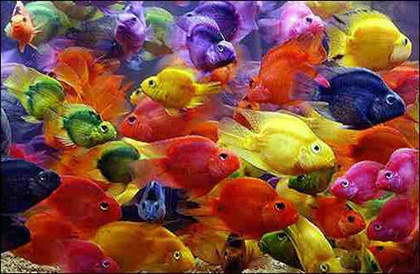
%> input picture Shivang_Soni_PS2/fish.jpg, 420 x 274 px, shrunk from 500 x 326 before the run
$ octave color_quantize_main.m   (GNU Octave 9; MATLAB toolbox functions it lacks are replaced by stand-ins)
%> lines starting %> are read from the running program, lines starting %| are printed output that depends on the picture
%> further down, I is the input picture: size 274x420x3 uint8; mean R, G, B 132.5, 77.6, 60.8
### Shivang_Soni_PS2/quantize_RGB.m
function [outputImg, meanColors] = quantize_RGB(origImg, k)
%> called with k = 25

 A = im2double(origImg);
 %A = double(origImg);

 row = size(A,1);
%> row = 274
 col = size(A,2);
%> col = 420
 color = size(A,3);
%> color = 3

 %Reshape the 3 dim matrix into 2 dim matrix.
 B = reshape(A,row*col,color);
 [index,centers] = kmeans(B,k);
%> centers = 25 rows, first 12: [0.501 0.396 0.673; 0.87 0.754 0.9; 0.364 0.293 0.505; 0.839 0.801 0.247; 0.814 0.43 0.293; 0.462 0.209 0.0473; 0.589 0.309 0.0728; 0.0758 0.0486 0.0778; 0.643 0.125 0.062; 0.239 0.198 0.403; 0.733 0.692 0.514; 0.433 0.424 0.239]

 %reshape the output obtained
 index = reshape(index,row,col);
 outputImg = zeros(row,col,color);
 for i = 1:row
     for j = 1:col
         outputImg(i,j,:) = centers(index(i,j),:);
     end
 end
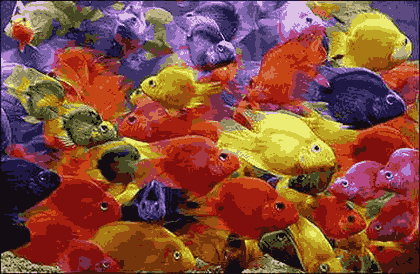
%> outputImg: size 274x420x3 double; mean R, G, B 0.52, 0.304, 0.239; mean of the top-left, top-right, bottom-left and bottom-right quarters 0.403, 0.423, 0.257, 0.333
 meanColors = centers;
%> meanColors has the same summary as centers
end

### Shivang_Soni_PS2/quantize_HSV.m
function [outputImg, meanHues] = quantize_HSV(origImg, k)
 row = size(origImg,1);
 col = size(origImg,2);
 B = double(reshape(origImg(:,:,1),row*col,1));
 [index,meanHues] = kmeans(B,k);
%%Reshape the indices
 index = reshape(index,row,col);
 %Only change the pixel corrosponding to hue.
 outputImg = origImg;
 for i = 1:row
     for j = 1:col
        outputImg(i,j,1) = meanHues(index(i,j));
     end
 end
end

### Shivang_Soni_PS2/get_hue_hists.m
function [histEqual, histClustered] = get_hue_hists(im, k)
    B = rgb2hsv(im);
    [output, ~] = quantize_HSV(B, k);
    [a, center] = hist(output(:),k);
    %figure;
    %hist(output(:),k);
    %pause;
    histClustered = output(:);
    [counts, p] = hist(B(:),k);
    %figure;
    %hist(B(:),k);
    %pause;
    histEqual = B(:);
end

### Shivang_Soni_PS2/compute_quantization_error.m
function [error] = compute_quantization_error(origImg,quantizedImg)
% Min square error.
origImg = im2double(origImg);
quantizedImg = im2double(quantizedImg);
sub = (origImg - quantizedImg);
sub = sub .* sub;
[h,w,c] = size(origImg);
totalSum = sum(sub(:));
error = totalSum;
end

### Shivang_Soni_PS2/color_quantize_main.m
clc;clear;close all;

I = imread('fish.jpg');
figure;
imagesc(I);
pause;

[a,b] = quantize_RGB(I,25);
%> b has the same summary as centers in quantize_RGB
figure;
imshow(a);
title('quantized RGB for k=25')
pause;
saveas(2,'QuantizedRGBForKequal25','png');
im = rgb2hsv(I);
%> im: size 274x420x3 double; mean H, S, V 0.362, 0.696, 0.559
[outputImage, meanHues] = quantize_HSV(im,25);
%> in quantize_HSV, `[index,meanHues] = kmeans(B,k);`: meanHues = 25 values, max 0.989 at index 2, min 0.00597 at index 24, mean 0.437
%> after the loop in quantize_HSV, `for i = 1:row`: outputImg: size 274x420x3 double; mean H, S, V 0.362, 0.696, 0.559
figure;
imshow(hsv2rgb(outputImage));
title('quantized HSV for k=25')
pause;
saveas(3,'QuantizedHSVForKequal25','png');

figure;
subplot(3, 2, 1);
imshow(I);
title('Original image');
subplot(3,2,2);
imshow(a);
title('Quantized RGB for k=25');
subplot(3,2,3);
imshow(hsv2rgb(outputImage));
title('Quantized HSV for k=25');


%

[o,i] = get_hue_hists(I,25);
%> after the loop in quantize_HSV (call 2), `for i = 1:row`: outputImg: size 274x420x3 double; mean H, S, V 0.363, 0.696, 0.559
%> in get_hue_hists, `[a, center] = hist(output(:),k);`: a = 25 values, max 24638 at index 25, min 6479 at index 7, mean 13809.6; center = 25 values from 0.02 to 0.98
%> in get_hue_hists, `[counts, p] = hist(B(:),k);`: counts = 25 values, max 26293 at index 25, min 6078 at index 7, mean 13809.6; p = 25 values from 0.02 to 0.98
subplot(3,2,4)
hist(o,25);
title('histEqual for k=25');
%saveas(5,'HistogramhistEqualforkEqual5','png');
subplot(3,2,5);
hist(i,25);
title('histClustered for k=25')
saveas(4,'SubplotImageForKequal25','png');
pause;

figure;
hist(o,25);
title('Histogram histEqual for k=25');
%> figure, not shown here; tallest bar 26293 high, from x = 0.96 to 1
saveas(5,'HistogramhistEqualforkEqual25','png');
pause;
figure;
hist(i,25);
title('Histogram histCluster for k=25');
%> figure, not shown here; tallest bar 24638 high, from x = 0.96 to 1
saveas(6,'HistogramhistClusterforkEqual25','png');


error = compute_quantization_error(I,a)
%> in compute_quantization_error, `totalSum = sum(sub(:));`: totalSum = 1391.2
%> error = 1391.2

[a,b] = quantize_RGB(I,5);
%> call 2 of quantize_RGB, with k = 5
%> in quantize_RGB (call 2), `[index,centers] = kmeans(B,k);`: centers = [0.573 0.169 0.086; 0.793 0.71 0.62; 0.177 0.116 0.156; 0.424 0.314 0.485; 0.721 0.53 0.181]
%> in quantize_RGB (call 2), `index = reshape(index,row,col);`:
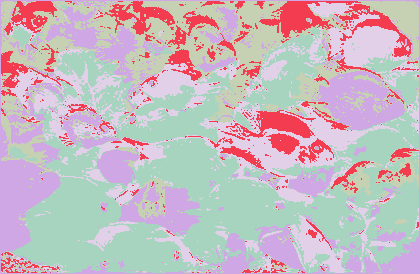
%> index: size 274x420 double; 5 distinct labels, from 1 to 5; one colour per label, 0 black
%> after the loop in quantize_RGB (call 2), `for i = 1:row`:
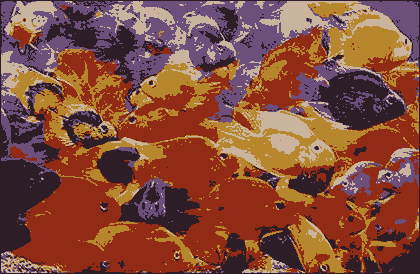
%> outputImg: size 274x420x3 double; mean R, G, B 0.52, 0.304, 0.238
%> in quantize_RGB (call 2), `meanColors = centers;`: meanColors has the same summary as centers
%> b has the same summary as centers in quantize_RGB
error = compute_quantization_error(I,a)
%> in compute_quantization_error (call 2), `sub = sub .* sub;`:
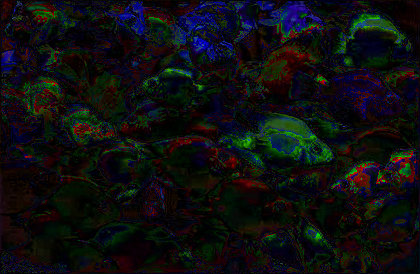
%> sub: size 274x420x3 double; mean R, G, B 0.0136, 0.0142, 0.0148; drawn with min black and max white
%> in compute_quantization_error (call 2), `totalSum = sum(sub(:));`: totalSum = 4911.4
%> error = 4911.4
im = rgb2hsv(I);
[outputImage, meanHues] = quantize_HSV(im,25);
%> call 3 of quantize_HSV, with k = 25
%> in quantize_HSV (call 3), `[index,meanHues] = kmeans(B,k);`: meanHues = 25 values, max 0.988 at index 2, min 0.0112 at index 1, mean 0.492
%> in quantize_HSV (call 3), `index = reshape(index,row,col);`:
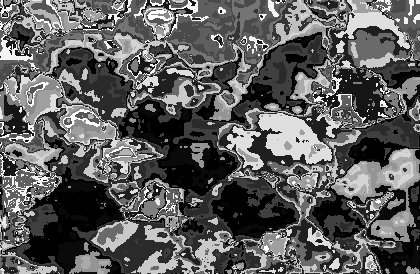
%> index: size 274x420 double; min 1, max 25, mean 9.9; drawn with min black and max white
%> after the loop in quantize_HSV (call 3), `for i = 1:row`: outputImg: size 274x420x3 double; mean H, S, V 0.362, 0.696, 0.559
error1 = compute_quantization_error(I,hsv2rgb(outputImage))
%> error1 = 47.78

im = rgb2hsv(I);
[outputImage, meanHues] = quantize_HSV(im,5);
%> call 4 of quantize_HSV, with k = 5
%> in quantize_HSV (call 4), `[index,meanHues] = kmeans(B,k);`: meanHues = [0.144; 0.705; 0.941; 0.0391; 0.33]
%> in quantize_HSV (call 4), `index = reshape(index,row,col);`:
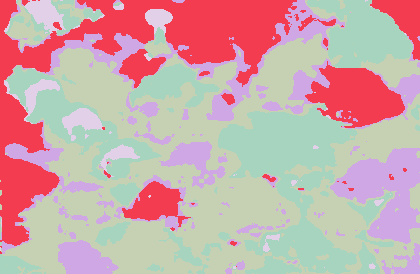
%> index: size 274x420 double; 5 distinct labels, from 1 to 5; one colour per label, 0 black
%> after the loop in quantize_HSV (call 4), `for i = 1:row`: outputImg: size 274x420x3 double; mean H, S, V 0.362, 0.696, 0.559
%> meanHues = [0.144; 0.705; 0.941; 0.0391; 0.33]
error2 = compute_quantization_error(I,hsv2rgb(outputImage))
%> in compute_quantization_error (call 4), `sub = sub .* sub;`:
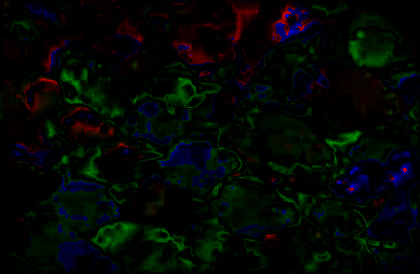
%> sub: size 274x420x3 double; mean R, G, B 0.00125, 0.00327, 0.00171; drawn with min black and max white
%> in compute_quantization_error (call 4), `totalSum = sum(sub(:));`: totalSum = 716.7
%> error2 = 716.7
